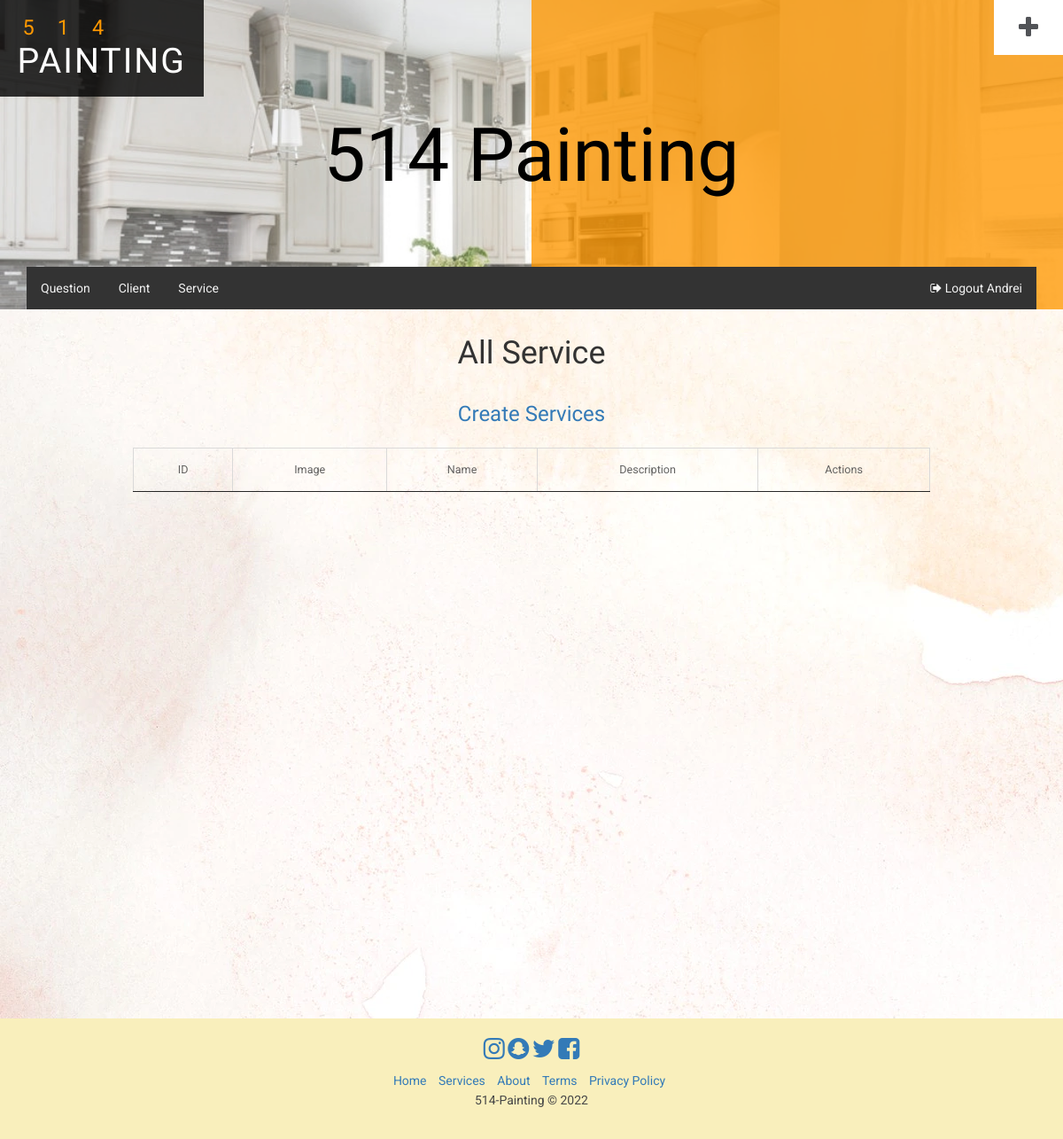
/Service/getServices (signed in), run on an earlier commit of the app's database.
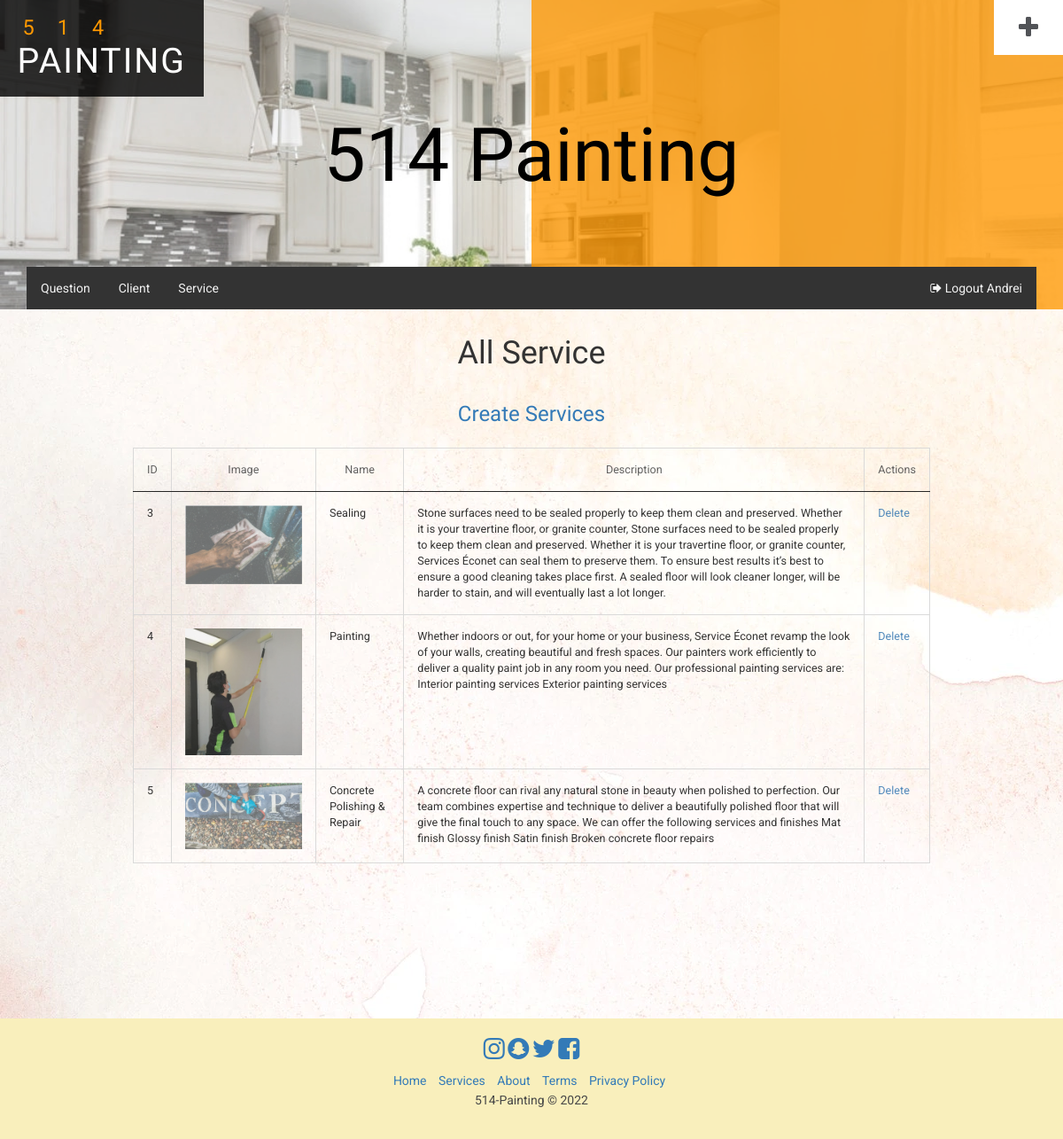
And on a later commit of the database.
### tables this page shows
CREATE TABLE `service` (
  `service_id` int(11) NOT NULL,
  `service_name` varchar(255) NOT NULL,
  `service_description` varchar(500) NOT NULL,
  `service_image` varchar(255) NOT NULL
);

### app/controllers/Service.php (called while the page is built, shortened)
<?php
class Service extends Controller {
    public function __construct()
    {
        $this->serviceModel = $this->model('serviceModel');
    }
    public function getServices(){
        $services = $this->serviceModel->getServices();
        $data = [
            "services" => $services
        ];
        $this->view('Service/getService',$data);
    }
}

### app/core/app.php (called while the page is built, shortened)
<?php
    class App{
        protected $currentMethod = 'index';
        public function __construct()
        {
            $url = $this->parseURL();
            if(file_exists('../app/controllers/'.$url[0].'.php')){
                unset($url[0]);
            }
            $this->currentController = new $this->currentController;
            if(isset($url[1])){
                if(method_exists($this->currentController, $url[1])){
                    $this->currentMethod = $url[1];
                    unset($url[1]);
                }
            }
            $this->params = $url ? array_values($url) : [];
            call_user_func_array([$this->currentController, $this->currentMethod], $this->params);
        }
        public function parseURL(){
            if(isset($_GET['url'])){
                $url = rtrim($_GET['url'], '/');
                $url = filter_var($url, FILTER_SANITIZE_URL);
                $url = explode('/',$url);
                return $url;
            }
        }
    }

### public/index.php (called while the page is built, shortened)
<?php
    $init = new App;
?>

### app/core/helper.php (called while the page is built, shortened)
<?php
    function isLoggedIn(){
        if(isset($_SESSION['user_email'])){
          return true;
        } else {
          return false;
        }
      }
      function adminLogin(){
        if(isset($_SESSION['user_username'])){
            return true;
          } else {
            return false;
          }
      }
?>

### app/core/Model.php (called while the page is built, shortened)
<?php
class Model
{
    private $host = DB_HOST;
    private $user = DB_USER;
    private $pass = DB_PASS;
    private $dbname = DB_NAME;
    private $dbh;
    private $stmt;
    public function __construct()
    {
        $dsn = 'mysql:host=' . $this->host . ';dbname=' . $this->dbname;
        $options = array(
            PDO::ATTR_PERSISTENT => true,
            PDO::ATTR_ERRMODE => PDO::ERRMODE_EXCEPTION
        );
        try {
            $this->dbh = new PDO($dsn, $this->user, $this->pass, $options);
        } catch (PDOException $e) {
            $this->error = $e->getMessage();
            echo $this->error;
        }
    }
    public function query($sql)
    {
        $this->stmt = $this->dbh->prepare($sql);
    }
    public function execute()
    {
        return $this->stmt->execute();
    }
    public function getResultSet(){
        $this->execute();
        return $this->stmt->fetchAll(PDO::FETCH_OBJ);
    }
}

### app/models/serviceModel.php (called while the page is built, shortened)
<?php
    class serviceModel{
        public function __construct(){
            $this->db = new Model;
        }
        public function getServices(){
            $this->db->query("SELECT * FROM service");
            return $this->db->getResultSet();
        }
    }
?>

### app/views/Service/getService.php (the view)
<?php include APPROOT . '/views/includes/header.php'; ?>
<div class="" style="min-height: 100vh;background: url('<?php echo URLROOT; ?>/images/886.png'); no-repeat center;">
    <h1 style="margin-bottom: 15px;padding-top: 30px;text-align: center;">All Service</h1>
    <br>
    <h3 style="margin-bottom: 25px;text-align: center;"><a class="nav-link" href="/System-Dev/Service/createService">Create Services</a> </h3>
    <div class="table-responsive" style="transform: scale(1);transform-origin: top;opacity: 0.88;filter: contrast(92%); margin: auto 15rem;">
        <table class="table table-bordered">
            <tr>
                <td style="border-bottom-color: #000000; color: #494949;" class="text-center">ID</td>
                <td style="border-bottom-color: #000000; color: #494949;" class="text-center">Image</td>
                <td style="border-bottom-color: #000000; color: #494949;" class="text-center">Name</td>
                <td style="border-bottom-color: #000000; color: #494949;" class="text-center">Description</td>
                <td style="border-bottom-color: #000000; color: #494949;" colspan="3" class="text-center"> Actions</td>
            </tr>
            <?php
            foreach ($data["services"] as $service) {
                echo "<tr>";
                echo "<td style='color: #101010;'>$service->service_id</td>";
                echo '<td>
                        <div class="d-flex align-items-center"><img src="' . URLROOT . '/public/images/' . $service->service_image .
                        '" style="width:100%; height:auto;"
                         </div>
                         </td>';
                echo "<td style='color: #101010;'>$service->service_name</td>";
                echo "<td style='color: #101010;'>$service->service_description</td>";
                echo "<td>
                <a href='/System-Dev/Service/delete/$service->service_id'> Delete</a>
                </td>";
                echo "</tr>";
            }
            ?>
        </table>
    </div>
</div>
<?php include APPROOT . '/views/includes/footer.php'; ?>

### app/core/Controller.php (shortened to what this page needs)
<?php
    class Controller{
        public function view($name, $data = []){
            if(file_exists('../app/views/'.$name.'.php')){
                require_once('../app/views/'.$name.'.php');
            }
            else{
                echo '../app/views/'.$name.'.php does not exists';
            }
        }
        public function model($modelName){
            return new $modelName;
        }
    }
?>

### app/views/includes/header.php (shortened to what this page needs)
<!DOCTYPE html>
<html lang="en">
<head>
  <link rel="stylesheet" href="<?php echo URLROOT; ?>/public/css/login.css">
  <link rel="stylesheet" href="<?php echo URLROOT; ?>/public/css/home.css">
  <link rel="stylesheet" href="https://cdnjs.cloudflare.com/ajax/libs/font-awesome/4.7.0/css/font-awesome.min.css">
  <link href="<?php echo URLROOT; ?>/css/bootstrap.css" type="text/css" rel="stylesheet" media="all">
  <link href="<?php echo URLROOT; ?>/css/style.css" type="text/css" rel="stylesheet" media="all">
  <link href="<?php echo URLROOT; ?>/css/font-awesome.css" rel="stylesheet">
  <link rel="stylesheet" href="<?php echo URLROOT; ?>/cssA/Header.css">
</head>
<body>
  <div id="nav-overlay" class="nav-w3right">
    <span class="menu-trigger trigger fa fa-plus" rel="nav-overlay"></span>
  </div>
  <div class="banner about-w3bnr">
    <div class="banner-layer">
      <div class="header-agileits">
        <div class="w3ls-logo">
          <h1><a href="<?php echo URLROOT; ?>/Home/index"><span>514</span>Painting</a></h1>
        </div>
        <div class="clearfix"> </div>
      </div>
      <div class="banner-text-info">
        <div class="banner-w3lstext">
          <h2>514 Painting</h2>
        </div>
      </div>
    </div>
    <div class="container">
      <div class="d-flex flex-wrap align-items-center justify-content-center justify-content-lg-start">
        <a href="/" class="d-flex align-items-center mb-2 mb-lg-0 text-white text-decoration-none">
          <svg class="bi me-2" width="40" height="32" role="img" aria-label="Bootstrap">
            <use xlink:href="#bootstrap"></use>
          </svg>
        </a>
        <div class="navigation-top">
          <?php
          if (isLoggedIn()) {
            echo '
          <a href="/System-Dev/Home" class="nav-links" style="float:left; font-weight: bold;">Home</a>
          <a href="/System-Dev/AboutUs" class="nav-links" style="float:left">About Us</a>
          <a href="/System-Dev/Contact" class="nav-links" style="float:left">Contact Us</a>
        <a class="nav-links" href="/System-Dev/People/logout"><i class="fa fa-sign-out"></i> Logout</a>';
          } else if (adminLogin()) {
            echo '
        <a href="/System-Dev/Reply" class="nav-links" style="float:left">Question</a>
        <a href="/System-Dev/Client" class="nav-links" style="float:left">Client</a>
        <a href="/System-Dev/Service/getServices" class="nav-links" style="float:left">Service</a>
        <a class="nav-links" href="/System-Dev/People/logout"><i class="fa fa-sign-out"></i> Logout ' . $_SESSION['user_username'] . '</a>';
          }
          ?>
        </div>
      </div>
    </div>
  </div>
</body>
</html>

### app/views/includes/footer.php (shortened to what this page needs)
<footer class="footer-basic mt-auto" style="background: #F9EFBC; height: auto; text-align: center; ">
    <div class="social" style="padding-bottom: 10px; padding-top: 20px; height: 60px">
        <a href="https://www.instagram.com/"><i class="fa fa-instagram fa-2x"></i></a>
        <a href="https://www.snapchat.com/"><i class="fa fa-snapchat fa-2x"></i></a>
        <a href="https://twitter.com/?lang=en"><i class="fa fa-twitter fa-2x"></i></a>
        <a href="https://www.facebook.com/"><i class="fa fa-facebook-square fa-2x"></i></a>
    </div>
    <ul class="list-inline">
        <li class="list-inline-item"><a href="#">Home</a></li>
        <li class="list-inline-item"><a href="#">Services</a></li>
        <li class="list-inline-item"><a href="#">About</a></li>
        <li class="list-inline-item"><a href="#">Terms</a></li>
        <li class="list-inline-item"><a href="#">Privacy Policy</a></li>
    </ul>
    <p class="copyright" style="color: #474747; padding-bottom: 30px;">514-Painting © 2022</p>
</footer>
</body>
</html>

### public/css/login.css (style rules this page uses)
.text-center { padding: 10px; }

### public/css/style.css (style rules this page uses)
body { margin: 0; font-family: 'Roboto', sans-serif; background: #fff; }
body a { -webkit-transition: 0.5s all; -moz-transition: 0.5s all; -o-transition: 0.5s all; -ms-transition: 0.5s all; transition: 0.5s all; text-decoration: none; outline: none; }
h1, h2, h3, h4, h5, h6 { margin: 0; font-family: 'Redressed', cursive; }
p { margin: 0; }
ul, label { margin: 0; padding: 0; }
.banner { background: url(../images/120.jpg) no-repeat center 0px; background-size: cover; position: relative; z-index: 0; }
.banner-layer:before { content: ''; width: 50%; height: 100%; background: rgba(255, 255, 255, 0.15); position: absolute; left: 0; top: 0; z-index: -1; }
.banner-layer:after { content: ''; width: 50%; height: 100%; background: rgba(255, 152, 0, 0.78); position: absolute; right: 0; top: 0; z-index: -1; }
.w3ls-logo { float: left; }
.nav-w3right { float: right; }
.w3ls-logo h1 { font-size: 3em; line-height: 1em; }
.w3ls-logo h1 a, .w3ls-logo h1 a:hover { color: #fff; text-decoration: none; outline: none; padding: .5em; display: block; letter-spacing: 2px; text-transform: uppercase; background: rgba(0, 0, 0, 0.8); }
.w3ls-logo h1 a span { font-size: .6em; display: block; line-height: 1em; color: #ff9800; letter-spacing: 26px; margin-bottom: 0.3em; text-transform: lowercase; padding-left: 6px; }
.menu-trigger { cursor: pointer; position: relative; padding: 0.6em 1em; top: 0; right: 0; z-index: 100; color: rgba(23, 26, 31, 0.75); -webkit-transform: rotate(0deg); -moz-transform: rotate(0deg); -o-transform: rotate(0deg); -ms-transform: rotate(0deg); transform: rotate(0deg); -webkit-transition: all 350ms; -moz-transition: all 350ms; transition: all 350ms; background: #fff; }
span.menu-trigger.trigger.fa.fa-plus { font-size: 2em; text-align: center; }
#nav-overlay { overflow-x: hidden; }
#nav-overlay:before, #nav-overlay:after { content: ""; position: fixed; z-index: 50; top: 0; height: 100%; width: 100%; background: rgba(0, 0, 0, 0.81); -webkit-transition: transform 350ms, -webkit-transform 350ms; -moz-transition: transform 350ms, -moz-transform 350ms; transition: transform 350ms, -webkit-transform 350ms; }
#nav-overlay:before { left: 0; -webkit-transform: skew(50deg) translateX(-200%); -moz-transform: skew(50deg) translateX(-200%); -o-transform: skew(50deg) translateX(-200%); -ms-transform: skew(50deg) translateX(-200%); transform: skew(50deg) translateX(-200%); clip: rect(auto 50vw auto auto); }
@media (min-width: 500px) { #nav-overlay:before { -webkit-transform: skew(50deg) translateX(-150%); -moz-transform: skew(50deg) translateX(-150%); -o-transform: skew(50deg) translateX(-150%); -ms-transform: skew(50deg) translateX(-150%); transform: skew(50deg) translateX(-150%); } }
#nav-overlay:after { right: 0; -webkit-transform: skew(50deg) translateX(200%); -moz-transform: skew(50deg) translateX(200%); -o-transform: skew(50deg) translateX(200%); -ms-transform: skew(50deg) translateX(200%); transform: skew(50deg) translateX(200%); clip: rect(auto auto auto 50vw); }
@media (min-width: 500px) { #nav-overlay:after { -webkit-transform: skew(50deg) translateX(150%); -moz-transform: skew(50deg) translateX(150%); -o-transform: skew(50deg) translateX(150%); -ms-transform: skew(50deg) translateX(150%); transform: skew(50deg) translateX(150%); } }
.banner-text-info { padding: 16em 0; z-index: 9; }
.banner-w3lstext { text-align: center; }
.banner-w3lstext h3, .banner-w3lstext h2 { font-size: 7em; color: #000; font-weight: 100; text-align: center; text-transform: capitalize; }
p { font-size: 1em; color: #999; line-height: 1.8em; }
.banner.about-w3bnr .banner-text-info { padding: 1.5em 0 3em; }
.banner.about-w3bnr .banner-w3lstext h2 { font-size: 6em; }
.table td, .table>tbody>tr>td, .table>tbody>tr>th, .table>tfoot>tr>td, .table>tfoot>tr>th, .table>thead>tr>td, .table>thead>tr>th { padding: 15px!important; }
.table>thead>tr>th, .table>tbody>tr>th, .table>tfoot>tr>th, .table>thead>tr>td, .table>tbody>tr>td, .table>tfoot>tr>td { font-size: 0.9em; color: #999; border-top: none !important; }
@media (max-width:1280px) { .banner-text-info { padding: 12em 0; } }
@media (max-width:1280px) { .banner-w3lstext h3, .banner-w3lstext h2 { font-size: 6em; } }
@media (max-width:1280px) { .w3ls-logo h1 { font-size: 2.8em; } }

What changed in the data, as far as the page shows it:
added service: service_id "3", service_image (picture), service_name "Sealing", service_description "Stone surfaces need to be sealed properly to keep them clean and preserved. Whether it is your travertine floor, or granite counter, Stone surfaces need to be sealed properly to keep them clean and preserved. Whether it is your travertine floor, or granite counter, Services Éconet can seal them to preserve them. To ensure best results it’s best to ensure a good cleaning takes place first. A sealed floor will look cleaner longer, will be harder to stain, and will eventually last a lot longer."
added service: service_id "4", service_image (picture), service_name "Painting", service_description "Whether indoors or out, for your home or your business, Service Éconet revamp the look of your walls, creating beautiful and fresh spaces. Our painters work efficiently to deliver a quality paint job in any room you need. Our professional painting services are: Interior painting services Exterior painting services"
added service: service_id "5", service_image (picture), service_name "Concrete Polishing & Repair", service_description "A concrete floor can rival any natural stone in beauty when polished to perfection. Our team combines expertise and technique to deliver a beautifully polished floor that will give the final touch to any space. We can offer the following services and finishes Mat finish Glossy finish Satin finish Broken concrete floor repairs"
